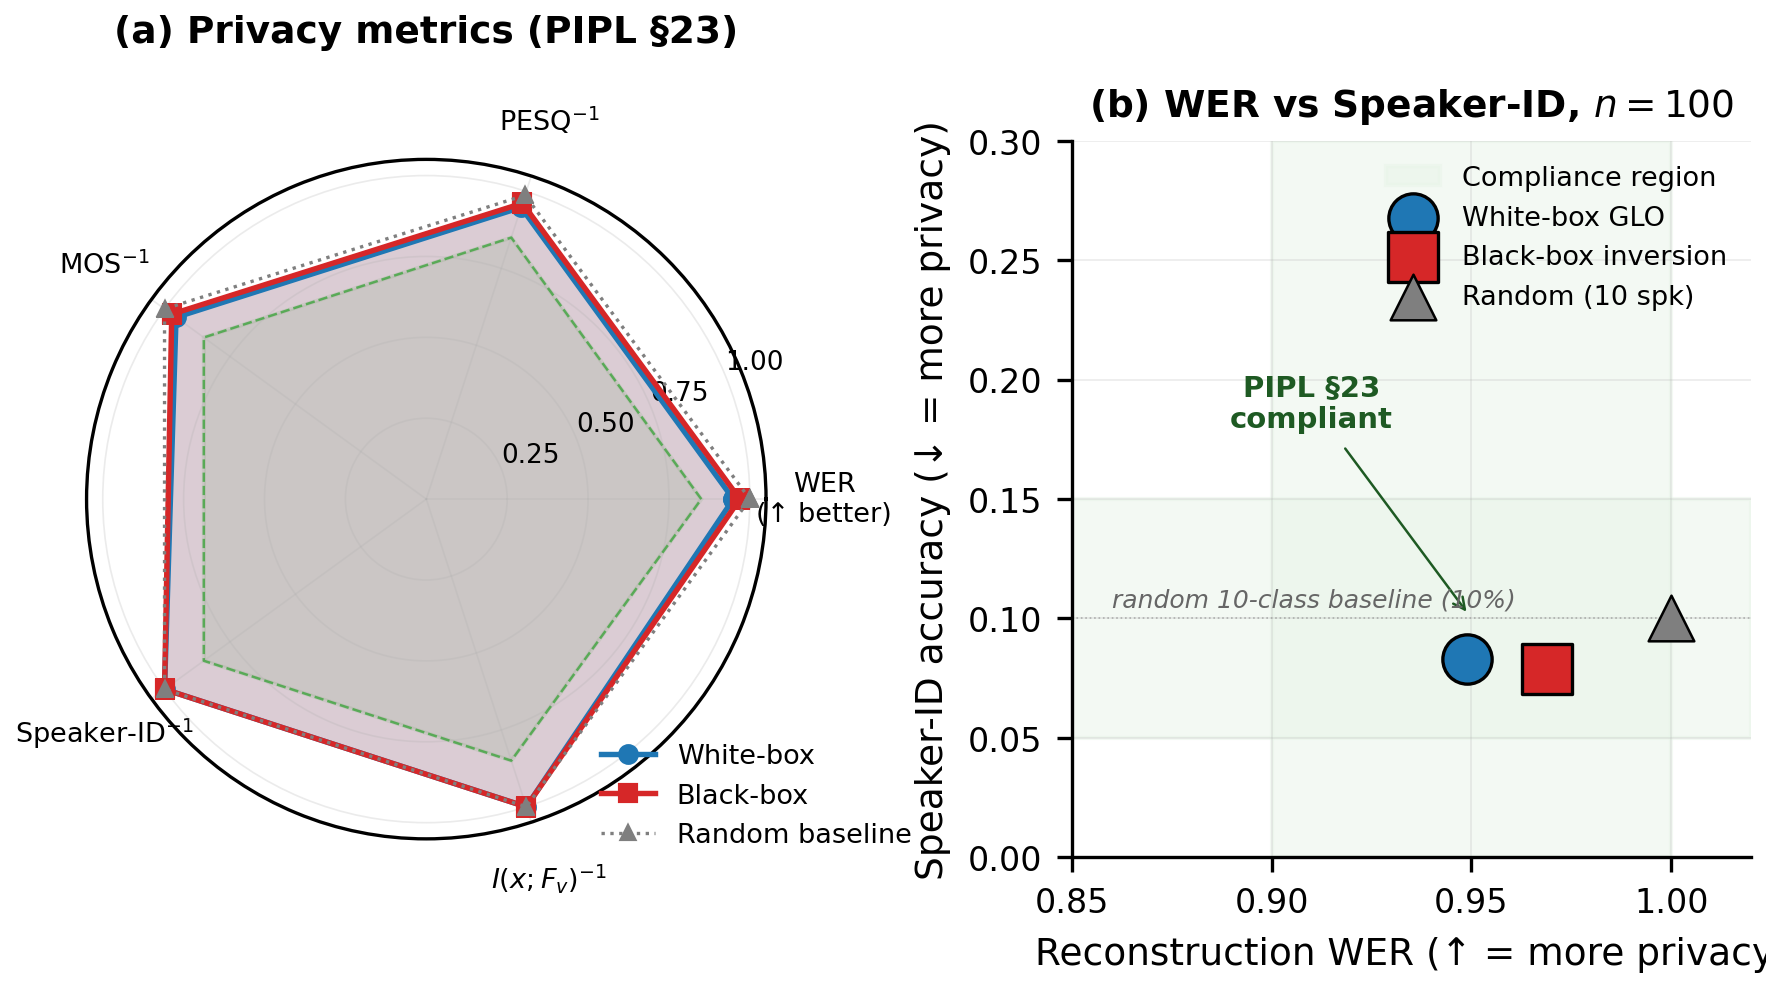

Generate this figure with Python:
"""
Figure 7: Privacy verification — white-box + black-box GLO attacks.

Data source: safety_data.py (EXP07_PRIVACY).
"""
import numpy as np
import matplotlib.pyplot as plt
import sci_style as sci
from safety_data import EXP07_PRIVACY

fig = plt.figure(figsize=(7.16, 3.1))
ax1 = fig.add_subplot(1, 2, 1, polar=True)
ax2 = fig.add_subplot(1, 2, 2)
fig.subplots_adjust(wspace=0.45)

# ---- (a) Radar of reconstruction quality (normalised so higher = more privacy) ----
labels = ["WER\n(↑ better)", "PESQ$^{-1}$", "MOS$^{-1}$",
          "Speaker-ID$^{-1}$", "$I(x;F_v)^{-1}$"]

def norm_pesq_mos(v): return (5 - v) / 4
def norm_spk(v):      return 1 - max(0, v - 0.10) / 0.9

def to_vec(d):
    return [d["wer"], norm_pesq_mos(d["pesq"]), norm_pesq_mos(d["mos"]),
            norm_spk(d["spk_id"]), 1.0]   # MI = 0 by construction

wb = to_vec(EXP07_PRIVACY["white_box"])
bb = to_vec(EXP07_PRIVACY["black_box"])
rand = to_vec(EXP07_PRIVACY["random_ref"])

n = len(labels)
angles = np.linspace(0, 2 * np.pi, n, endpoint=False).tolist()
wb   += wb[:1]
bb   += bb[:1]
rand += rand[:1]
angles += angles[:1]

# PIPL compliance threshold band
threshold = [0.85] * (n + 1)
ax1.fill(angles, threshold, color="#2ca02c", alpha=0.10)
ax1.plot(angles, threshold, color="#2ca02c", lw=0.6, ls="--", alpha=0.7)

ax1.plot(angles, wb, "o-", color="#1f77b4", lw=1.3, ms=4, label="White-box")
ax1.fill(angles, wb, color="#1f77b4", alpha=0.15)
ax1.plot(angles, bb, "s-", color="#d62728", lw=1.3, ms=4, label="Black-box")
ax1.fill(angles, bb, color="#d62728", alpha=0.15)
ax1.plot(angles, rand, "^:", color="#7f7f7f", lw=0.8, ms=3, label="Random baseline")

ax1.set_xticks(angles[:-1])
ax1.set_xticklabels(labels, fontsize=6.5)
ax1.set_yticks([0.25, 0.5, 0.75, 1.0])
ax1.set_yticklabels(["0.25", "0.50", "0.75", "1.00"], fontsize=6.3)
ax1.set_ylim(0, 1.05)
ax1.set_title("(a) Privacy metrics (PIPL §23)",
              weight="bold", fontsize=9, pad=15)
ax1.legend(loc="lower right", bbox_to_anchor=(1.25, -0.05), fontsize=6.5)

# ---- (b) Scatter of WER vs Spkr-ID ----
wb_raw = EXP07_PRIVACY["white_box"]
bb_raw = EXP07_PRIVACY["black_box"]
rd_raw = EXP07_PRIVACY["random_ref"]

ax2.axhspan(0.05, 0.15, color="#E8F5E9", alpha=0.5, label="Compliance region")
ax2.axvspan(0.90, 1.00, color="#E8F5E9", alpha=0.5)

ax2.scatter([wb_raw["wer"]], [wb_raw["spk_id"]], s=140, color="#1f77b4",
            edgecolor="black", lw=0.8, zorder=4, label="White-box GLO")
ax2.scatter([bb_raw["wer"]], [bb_raw["spk_id"]], s=140, marker="s",
            color="#d62728", edgecolor="black", lw=0.8, zorder=4,
            label="Black-box inversion")
ax2.scatter([rd_raw["wer"]], [rd_raw["spk_id"]], s=120, marker="^",
            color="#7f7f7f", edgecolor="black", lw=0.6, zorder=4,
            label="Random (10 spk)")

ax2.annotate("PIPL §23\ncompliant",
             xy=(0.95, 0.10), xytext=(0.91, 0.18),
             fontsize=7, ha="center", color="#1e5a23", weight="bold",
             arrowprops=dict(arrowstyle="->", lw=0.6, color="#1e5a23"))

ax2.set_xlabel("Reconstruction WER (↑ = more privacy)")
ax2.set_ylabel("Speaker-ID accuracy (↓ = more privacy)")
ax2.set_xlim(0.85, 1.02)
ax2.set_ylim(0, 0.3)
ax2.axhline(0.1, color="#888", lw=0.4, ls=":", alpha=0.6)
ax2.text(0.86, 0.105, "random 10-class baseline (10%)",
         fontsize=6, color="#666", style="italic")
ax2.set_title("(b) WER vs Speaker-ID, $n=100$",
              weight="bold", fontsize=9)
ax2.legend(loc="upper right", fontsize=6.5)

sci.save(fig, "fig07_privacy_glo.png", w=7.16, h=3.1)
print("Saved fig07_privacy_glo.png")
